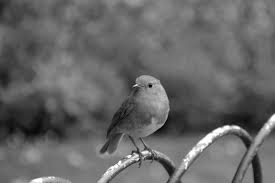
%> input picture MATLABHW2/bird.jpeg, 275 x 183 px
$ octave HW2.m   (GNU Octave 9; MATLAB toolbox functions it lacks are replaced by stand-ins)
%> lines starting %> are read from the running program, lines starting %| are printed output that depends on the picture
clc;
clear;

img = imread('bird.jpeg');
%> img is the input picture: size 183x275x3 uint8; min 0, max 255, mean 102.4
if size(img,3) == 3
    img = rgb2gray(img);
%> img: size 183x275 uint8
end

% MANUAL HISTOGRAM EQUALIZATION
function equalizedImage = customHistEqualization(image)
    image = double(image);
    [height, width] = size(image);
%> height = 183; width = 275
    total_pixels = height * width;
%> total_pixels = 50325
    intensityDist = zeros(1,256);
    for row = 1:height
        for col = 1:width
            grayLevel = image(row, col) + 1;
            intensityDist(grayLevel) = intensityDist(grayLevel) + 1;
        end
    end
%> after the loop, intensityDist = 256 values, max 983 at index 118, min 0 at index 3, mean 196.6

    cumulative = cumsum(intensityDist);
%> cumulative = 256 values from 2 to 50325
    minNonZero = min(cumulative(cumulative > 0));
%> minNonZero = 2
    normalizedCDF = round((cumulative - minNonZero) / (total_pixels - minNonZero) * 255);
%> normalizedCDF = 256 values from 0 to 255

    equalizedImage = zeros(height, width);
    for row = 1:height
        for col = 1:width
            originalVal = image(row, col) + 1;
            equalizedImage(row, col) = normalizedCDF(originalVal);
        end
    end
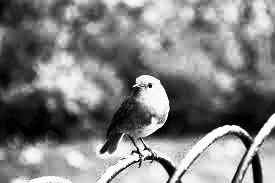
%> equalizedImage: size 183x275 double; min 0, max 255, mean 128.8
    equalizedImage = uint8(equalizedImage);
%> equalizedImage: size 183x275 uint8
end

img_eq_manual = customHistEqualization(img);

% BUILT-IN HISTOGRAM EQUALIZATION
img_eq_builtin = histeq(img);

figure('Name','Histogram Equalization');
subplot(1,3,1); imshow(img); title('Original Image');
subplot(1,3,2); imshow(img_eq_manual); title('Manual Histogram Equalization');
subplot(1,3,3); imshow(img_eq_builtin); title('Built-in Histogram Equalization');

N = 5;
kernel = ones(N, N) / (N * N);

% MANUAL AVERAGING FILTER
[rows, cols] = size(img);
%> rows = 183; cols = 275
pad_size = floor(N / 2);
img_padded = padarray(double(img), [pad_size pad_size], 'replicate');
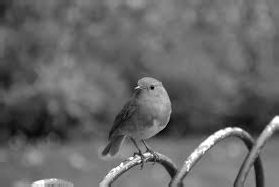
%> img_padded: size 187x279 double; min 0, max 255, mean 102.6
img_avg_manual = zeros(rows, cols);

for i = 1:rows
    for j = 1:cols
        region = img_padded(i:i+N-1, j:j+N-1);
        img_avg_manual(i,j) = sum(region(:) .* kernel(:));
    end
end
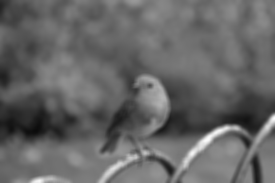
%> img_avg_manual: size 183x275 double; min 11.68, max 252.8, mean 102.4
img_avg_manual = uint8(img_avg_manual); % Görselleştirme için dönüşüm
%> img_avg_manual: size 183x275 uint8

% BUILT-IN AVERAGING FILTER
img_avg_builtin = imfilter(img, kernel, 'replicate');

figure('Name','Averaging Filter');
subplot(1,3,1); imshow(img); title('Original Image');
subplot(1,3,2); imshow(img_avg_manual); title(['Manual Averaging Filter ', num2str(N), 'x', num2str(N)]);
subplot(1,3,3); imshow(img_avg_builtin); title('Built-in Averaging Filter');

$ run again, with MATLABHW2/dog.jpeg copied over MATLABHW2/bird.jpeg
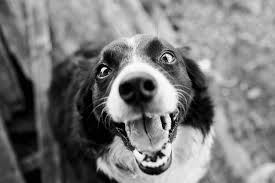
%> input picture MATLABHW2/dog.jpeg, 275 x 183 px
%> img is the input picture: size 183x275x3 uint8; min 0, max 255, mean 120.7
%> img: size 183x275 uint8
%> after the loop in customHistEqualization, `for row = 1:height`: intensityDist = 256 values, max 558 at index 1, min 6 at index 255, mean 196.6
%> cumulative = 256 values from 558 to 50325
%> minNonZero = 558
%> normalizedCDF = 256 values from 0 to 255
%> after the loop in customHistEqualization, `for row = 1:height`:
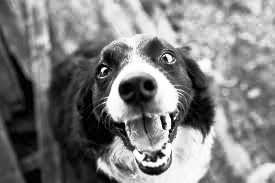
%> equalizedImage: size 183x275 double; min 0, max 255, mean 126.7
%> after the loop `for i = 1:rows`:
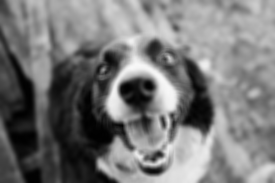
%> img_avg_manual: size 183x275 double; min 0.92, max 248.4, mean 120.7

$ run again, with MATLABHW2/lion.jpeg copied over MATLABHW2/bird.jpeg
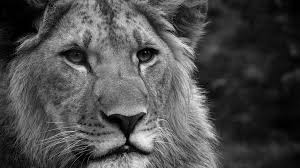
%> input picture MATLABHW2/lion.jpeg, 300 x 168 px
%> img is the input picture: size 168x300x3 uint8; min 0, max 247, mean 76.4
%> img: size 168x300 uint8
%> after the loop in customHistEqualization, `for row = 1:height`: intensityDist = 256 values, max 680 at index 19, min 0 at index 240, mean 196.9
%> cumulative = 256 values from 327 to 50400
%> minNonZero = 327
%> normalizedCDF = 256 values from 0 to 255
%> after the loop in customHistEqualization, `for row = 1:height`:
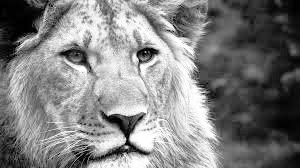
%> equalizedImage: size 168x300 double; min 0, max 255, mean 127.4
%> after the loop `for i = 1:rows`:
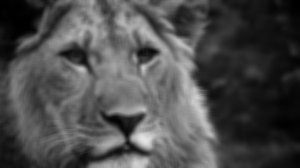
%> img_avg_manual: size 168x300 double; min 0.16, max 230.2, mean 76.4
